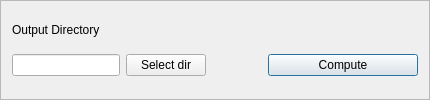
    <widget class="QFrame" name="bottomFrame">
     <property name="sizePolicy">
      <sizepolicy hsizetype="Preferred" vsizetype="Maximum">
       <horstretch>0</horstretch>
       <verstretch>0</verstretch>
      </sizepolicy>
     </property>
     <property name="minimumSize">
      <size>
       <width>0</width>
       <height>0</height>
      </size>
     </property>
     <property name="cursor">
      <cursorShape>PointingHandCursor</cursorShape>
     </property>
     <property name="styleSheet">
      <string notr="true"/>
     </property>
     <property name="frameShape">
      <enum>QFrame::StyledPanel</enum>
     </property>
     <property name="frameShadow">
      <enum>QFrame::Raised</enum>
     </property>
     <layout class="QGridLayout" name="gridLayout_2">
      <item row="1" column="1">
       <widget class="QPushButton" name="output_dir_btn">
        <property name="text">
         <string>Select dir</string>
        </property>
       </widget>
      </item>
      <item row="0" column="0">
       <widget class="QLabel" name="output_dir_lbl">
        <property name="sizePolicy">
         <sizepolicy hsizetype="Preferred" vsizetype="Maximum">
          <horstretch>0</horstretch>
          <verstretch>0</verstretch>
         </sizepolicy>
        </property>
        <property name="styleSheet">
         <string notr="true">margin:0px;</string>
        </property>
        <property name="text">
         <string>Output Directory</string>
        </property>
       </widget>
      </item>
      <item row="1" column="2" colspan="2">
       <spacer name="horizontalSpacer">
        <property name="orientation">
         <enum>Qt::Horizontal</enum>
        </property>
        <property name="sizeType">
         <enum>QSizePolicy::Minimum</enum>
        </property>
        <property name="sizeHint" stdset="0">
         <size>
          <width>50</width>
          <height>1</height>
         </size>
        </property>
       </spacer>
      </item>
      <item row="1" column="4" colspan="2">
       <widget class="QPushButton" name="compute_btn">
        <property name="sizePolicy">
         <sizepolicy hsizetype="Minimum" vsizetype="Maximum">
          <horstretch>0</horstretch>
          <verstretch>0</verstretch>
         </sizepolicy>
        </property>
        <property name="minimumSize">
         <size>
          <width>150</width>
          <height>0</height>
         </size>
        </property>
        <property name="baseSize">
         <size>
          <width>0</width>
          <height>0</height>
         </size>
        </property>
        <property name="font">
         <font>
          <pointsize>9</pointsize>
          <bold>false</bold>
         </font>
        </property>
        <property name="text">
         <string>Compute</string>
        </property>
        <property name="default">
         <bool>true</bool>
        </property>
        <property name="flat">
         <bool>false</bool>
        </property>
       </widget>
      </item>
      <item row="1" column="0">
       <widget class="QLineEdit" name="output_dir_in"/>
      </item>
     </layout>
    </widget>
